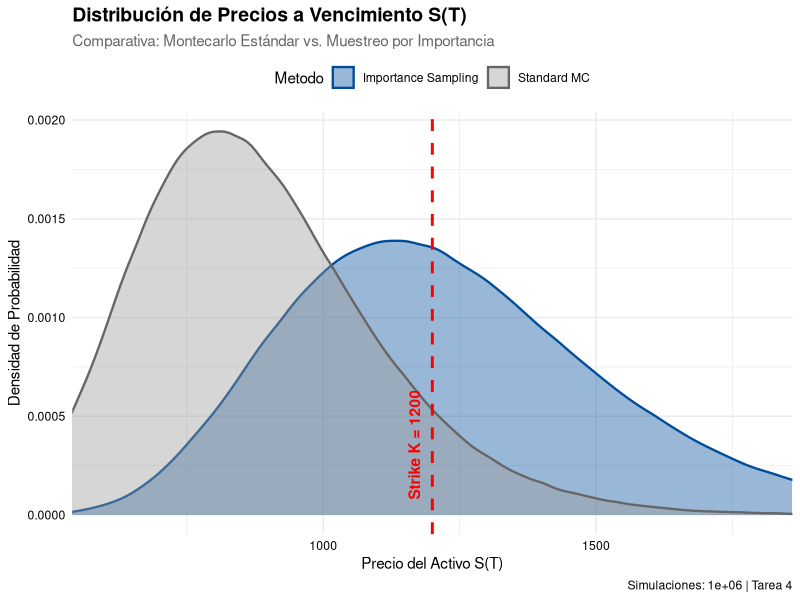
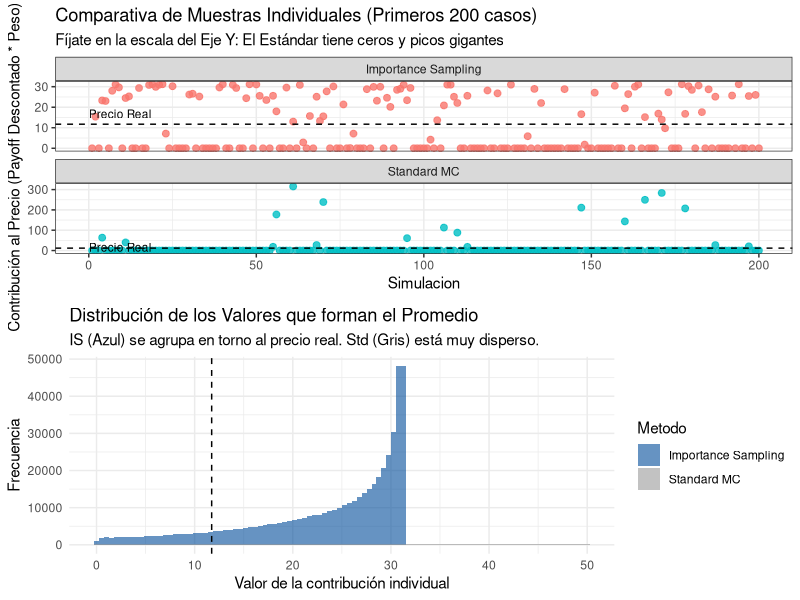

These charts were generated, in order, by the following R code:
# --- PARÁMETROS INICIALES (Coherentes con Tarea 1) ---
S0 <- 800
K <- 1200  # Nota: Prueba a cambiar K a 1200 para ver la magia del IS
T <- 5
r <- 0.02
sigma <- 0.11
M_paths <- 1000000 # Un millón de simulaciones

# --- 1. MONTECARLO ESTÁNDAR (CRUDO) ---
# Simulamos Z ~ N(0,1)
set.seed(1)
Z_crudo <- rnorm(M_paths, mean = 0, sd = 1)

# Fórmula cerrada para ST (solución de la EDO de Black-Scholes)
ST_crudo <- S0 * exp((r - 0.5 * sigma^2) * T + sigma * sqrt(T) * Z_crudo)

# Payoff y Precio
payoff_crudo <- pmax(ST_crudo - K, 0)
precio_mc_crudo <- mean(payoff_crudo) * exp(-r * T)
var_crudo <- var(payoff_crudo * exp(-r * T)) # Varianza del estimador

# --- 2. MUESTREO POR IMPORTANCIA (IMPORTANCE SAMPLING) ---

# Paso clave: Definir 'mu'. ¿Cuánto queremos empujar la simulación?
# Heurística: Queremos que la media de log(ST) se acerque a log(K).
# Esto fuerza a que muchas simulaciones acaben cerca del Strike.
mu_shift <- (log(K / S0) - (r - 0.5 * sigma^2) * T) / (sigma * sqrt(T))

# Simulamos Z* ~ N(mu, 1)
set.seed(1)
Z_is <- rnorm(M_paths, mean = mu_shift, sd = 1) 

# Calculamos ST con las Z desplazadas
ST_is <- S0 * exp((r - 0.5 * sigma^2) * T + sigma * sqrt(T) * Z_is)

# CÁLCULO DEL PESO (Radon-Nikodym)
# W = f(x) / g(x) -> Corrección por haber cambiado la distribución
weights <- exp(-mu_shift * Z_is + 0.5 * mu_shift^2)

# Payoff ponderado
payoff_is <- pmax(ST_is - K, 0) * weights
precio_mc_is <- mean(payoff_is) * exp(-r * T)
var_is <- var(payoff_is * exp(-r * T))

# --- 3. COMPARACIÓN DE RESULTADOS ---

# Precio Black-Scholes (Benchmark exacto)
d1 <- (log(S0/K) + (r + sigma^2/2)*T) / (sigma*sqrt(T))
d2 <- d1 - sigma*sqrt(T)
precio_bs <- S0*pnorm(d1) - K*exp(-r*T)*pnorm(d2)

cat("Resultados Comparativos:\n")
cat("------------------------------------------------\n")
cat("Precio Black-Scholes (Teórico):", round(precio_bs, 4), "\n")
cat("Precio MC Estándar:            ", round(precio_mc_crudo, 4), "\n")
cat("Precio MC Importance Sampling: ", round(precio_mc_is, 4), "\n\n")

cat("Análisis de Eficiencia (Varianza):\n")
cat("------------------------------------------------\n")
cat("Varianza MC Estándar:          ", var_crudo, "\n")
cat("Varianza MC IS:                ", var_is, "\n")
ratio_reduccion <- var_crudo / var_is
cat("Factor de Reducción de Varianza:", round(ratio_reduccion, 2), "veces mejor\n")

# Intervalos de Confianza (al 95%)
error_std_crudo <- sqrt(var_crudo / M_paths)
error_std_is <- sqrt(var_is / M_paths)

cat("\nPrecisión (Ancho del intervalo de confianza):\n")
cat("Error Estándar (Crudo):", round(error_std_crudo, 5), "\n")
cat("Error Estándar (IS):   ", round(error_std_is, 5), "\n")


# --- 4. VISUALIZACIÓN PROFESIONAL CON GGPLOT2 ---

library(ggplot2)


df_plot <- data.frame(
  S_T = c(ST_crudo, ST_is),
  Metodo = factor(rep(c("Standard MC", "Importance Sampling"), each = M_paths))
)

# 2. Definición de límites para el Zoom (Focus Area)
# Nos centramos alrededor del Strike para ver el detalle de las colas
x_min <- K * 0.5
x_max <- K * 1.5

# 3. Generación del Gráfico
g <- ggplot(df_plot, aes(x = S_T, fill = Metodo, color = Metodo)) +
  
  # Geometría de Densidad (con transparencia alpha para ver el solapamiento)
  geom_density(alpha = 0.4, size = 0.8) +
  
  # Línea vertical del Strike
  geom_vline(xintercept = K, linetype = "dashed", color = "red", size = 1) +
  
  # Anotación de texto para el Strike
  annotate("text", x = K, y = 0, label = paste(" Strike K =", K), 
           vjust = -1, hjust = -0.1, color = "red", angle = 90, fontface = "bold") +
  
  # Colores corporativos/académicos (Gris para el base, Azul para el destacado)
  scale_fill_manual(values = c("Importance Sampling" = "#004c99", "Standard MC" = "#999999")) +
  scale_color_manual(values = c("Importance Sampling" = "#004c99", "Standard MC" = "#666666")) +
  
  # Control de ejes y zoom (coord_cartesian no elimina datos, solo hace zoom)
  coord_cartesian(xlim = c(x_min, x_max)) +
  
  # Etiquetas y Títulos
  labs(
    title = "Distribución de Precios a Vencimiento S(T)",
    subtitle = "Comparativa: Montecarlo Estándar vs. Muestreo por Importancia",
    x = "Precio del Activo S(T)",
    y = "Densidad de Probabilidad",
    caption = paste("Simulaciones:", format(M_paths, big.mark=","), "| Tarea 4")
  ) +
  
  # Tema limpio (minimalista, ideal para documentos académicos)
  theme_minimal() +
  theme(
    legend.position = "top",
    plot.title = element_text(face = "bold", size = 14),
    plot.subtitle = element_text(color = "gray40"),
    axis.text = element_text(color = "black")
  )

# 4. Mostrar el gráfico
print(g)


# --- 5. RADIOGRAFÍA DE LA VARIANZA (Visualización de Payoffs) ---

library(ggplot2)
library(gridExtra)

# A) PREPARACIÓN DE LOS DATOS (Las "tripas" del promedio)
# Calculamos EXACTAMENTE qué número suma cada simulación al promedio final
# Nota: Incluimos el descuento exp(-rT) y el peso W en el caso de IS

# Vector 1: Contribuciones del MC Estándar
contrib_crudo <- pmax(ST_crudo - K, 0) * exp(-r*T)

# Vector 2: Contribuciones del Importance Sampling
contrib_is <- pmax(ST_is - K, 0) * weights * exp(-r*T)

# B) GRÁFICO 1: "El Código de Barras" (Primeras 200 simulaciones)
# Este gráfico muestra CÓMO se ve la lista de números que estás promediando
# Tomamos solo las primeras 200 para que se vea bien
N_muestra <- 200
df_muestra <- data.frame(
  Simulacion = rep(1:N_muestra, 2),
  Valor = c(contrib_crudo[1:N_muestra], contrib_is[1:N_muestra]),
  Metodo = rep(c("Standard MC", "Importance Sampling"), each = N_muestra)
)

g1 <- ggplot(df_muestra, aes(x = Simulacion, y = Valor, color = Metodo)) +
  geom_point(alpha = 0.8, size = 2) +
  geom_hline(yintercept = precio_bs, linetype = "dashed", color = "black") +
  annotate("text", x = 0, y = precio_bs + 5, label = "Precio Real", hjust = 0, size = 3) +
  facet_wrap(~Metodo, ncol = 1, scales = "free_y") +
  theme_bw() +
  labs(title = "Comparativa de Muestras Individuales (Primeros 200 casos)",
       subtitle = "Fíjate en la escala del Eje Y: El Estándar tiene ceros y picos gigantes",
       y = "Contribución al Precio (Payoff Descontado * Peso)") +
  theme(legend.position = "none")

# C) GRÁFICO 2: Histograma de los Valores (¿Qué tan estables son?)
# Filtramos los ceros del Standard MC para que no rompan el gráfico, 
# solo para ver la magnitud de los pagos positivos.

df_hist <- data.frame(
  Valor = c(contrib_crudo, contrib_is),
  Metodo = rep(c("Standard MC", "Importance Sampling"), each = M_paths)
)

# Zoom en la zona relevante (quitamos los 0 masivos del standard para ver algo)
g2 <- ggplot(df_hist[df_hist$Valor > 0.01 & df_hist$Valor < 50, ], 
             aes(x = Valor, fill = Metodo)) +
  geom_histogram(position = "identity", alpha = 0.6, bins = 100) +
  geom_vline(xintercept = precio_bs, linetype="dashed") +
  scale_fill_manual(values = c("Importance Sampling"="#004c99", "Standard MC"="#999999")) +
  theme_minimal() +
  labs(title = "Distribución de los Valores que forman el Promedio",
       subtitle = "IS (Azul) se agrupa en torno al precio real. Std (Gris) está muy disperso.",
       x = "Valor de la contribución individual",
       y = "Frecuencia")

# Mostrar ambos
grid.arrange(g1, g2, nrow = 2)
